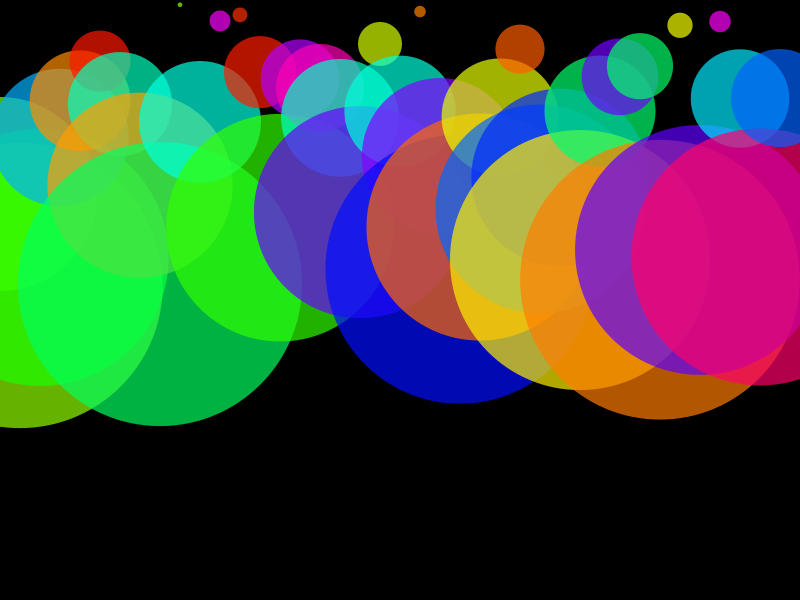
Frame 1 (no input)
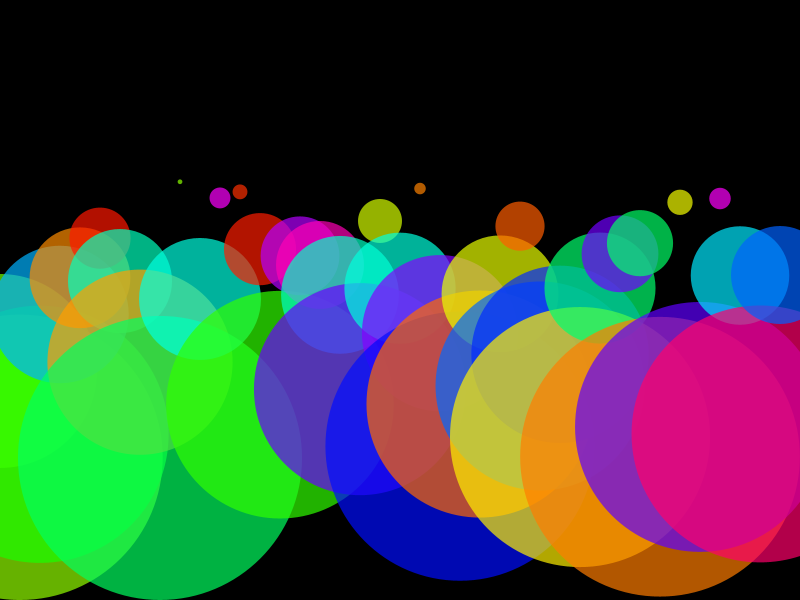
Frame 60 (the mouse pressed at the canvas centre just before this capture)
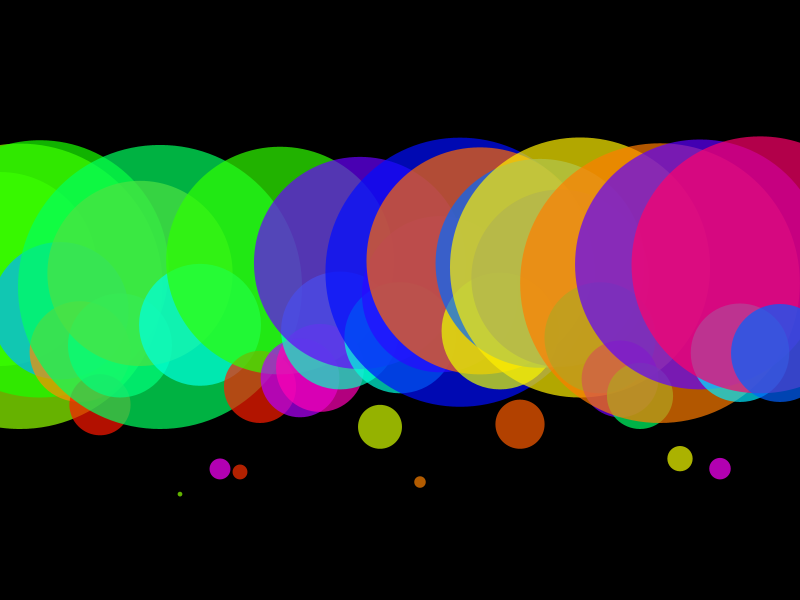
Frame 120 (the mouse held since frame 60 and released just before this capture)

The Processing sketch that drew these frames (run headless with seeded random() and noise(); from frame 60 on, the mouse is pressed at the canvas centre):

// Processing sketch: Class
// ── Class.pde
//declare and initialize gravity ball array
GravityBall[] angela = new GravityBall[40];

void setup() {
  size(800, 600);
  colorMode(HSB, 360, 100, 100, 100);
  //for each individual gravity ball, declare a new gravity ball
  for (int i = 0; i < angela.length; i++) {
    angela[i] = new GravityBall(map(i, 0, angela.length, 0, width), random(height/2));
  }
}

void draw() {
  background(0);
  for (int i = 0; i < angela.length; i++) {
    angela[i].display();
    angela[i].move(); 
    angela[i].bounce();
  }
}


class GravityBall {
  //list information about the gravity ball
  //location
  //velocity
  //accleration
  //size

  //declare variables
  PVector loc, vel, acc;
  float sz;
  float hue, sat, bright, alpha;

  //fill in the template w/ actual values
  //create a constructor
  GravityBall() {
    //here initialize variables and run code that should occur at the moment the object is created
    sz = 30;
    loc = new PVector(random(sz, width-sz), random(height/2));
    vel = new PVector(0, 0);
    acc = new PVector(0, .1);
    hue = random(360);
    sat = 100;
    bright = 100;
    alpha = 70;
  }
  
  //create an alternate constructor which allows you to control values of the ball
  GravityBall(float tempx, float tempsz){
   sz = tempsz;
  loc = new PVector(tempx, sz);
  vel = new PVector(0, 0 );
  acc = new PVector(0, .1);
  hue = random(360);
  sat = 100;
  bright = 100;
  alpha = 70; 
  }

  //define what the gravity ball does
  
  //the ball: moves, bounces, acclerates, gets drawn
  void display() {
    //draw the ball
    noStroke();
    fill(hue, sat, bright, alpha);
    ellipse(loc.x, loc.y, sz, sz);
  }

  void move() {
    //move the ball
    vel.add(acc);
    loc.add(vel);
  }

  void bounce() {
    //bounces the ball
    if (loc.y > height - sz/2) {
      loc.y = height - sz/2;
      vel.y = -abs(vel.y);
    }
  }

 
}
